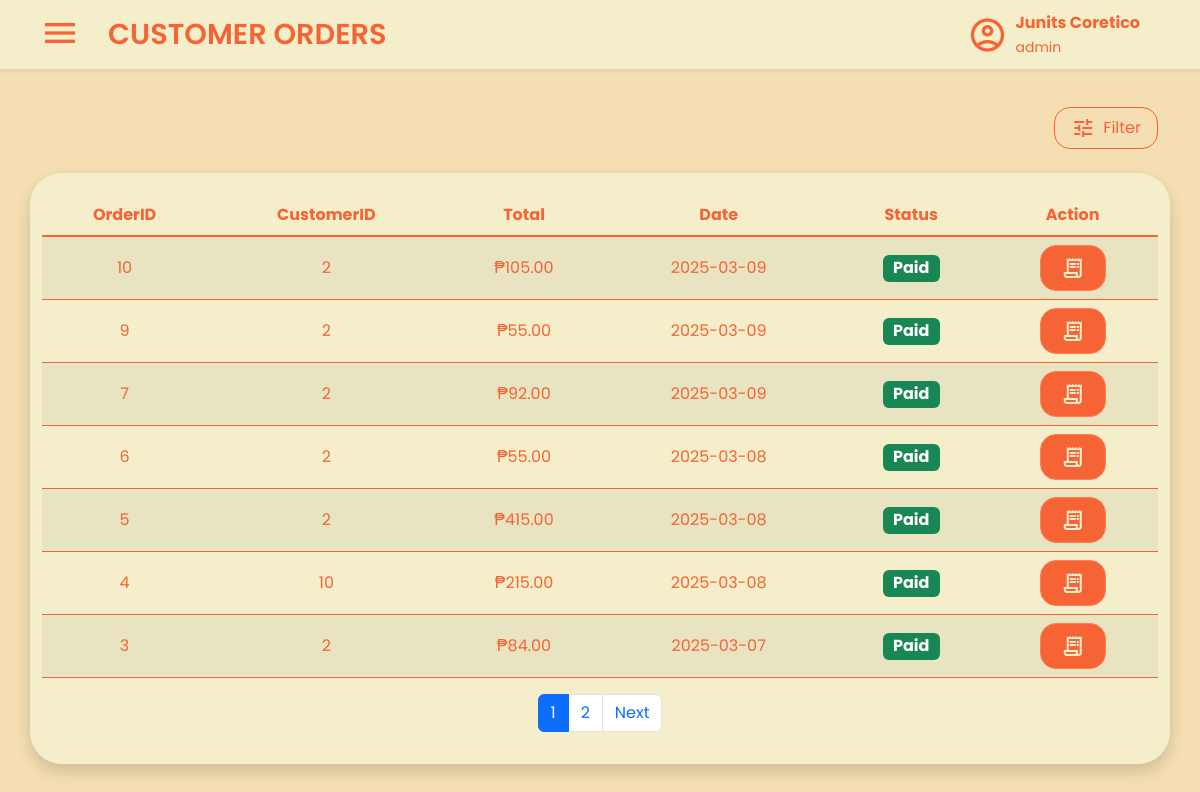
Screenshot of /views/orders.php (signed in) with the database file from the repository.
### tables this page shows
CREATE TABLE IF NOT EXISTS `orders` (
  `OrderID` int(11) NOT NULL AUTO_INCREMENT,
  `CustomerID` int(11) DEFAULT NULL,
  `Date` datetime NOT NULL,
  `Total` decimal(10,2) NOT NULL,
  `Status` char(5) NOT NULL,
  `Delivery` int(11) DEFAULT NULL,
  `Created_At` datetime NOT NULL DEFAULT current_timestamp(),
  `Created_By` int(11) NOT NULL,
  `Updated_At` datetime NOT NULL DEFAULT current_timestamp() ON UPDATE current_timestamp(),
  `Updated_By` int(11) NOT NULL,
  PRIMARY KEY (`OrderID`),
  KEY `CustomerID` (`CustomerID`),
  KEY `Created_By` (`Created_By`),
  KEY `Updated_By` (`Updated_By`)
);

### views/orders.php (the view, shortened to what this page needs)
<?php
include '../database/database.php';
$records_per_page = 7;
$page = isset($_GET['page']) && is_numeric($_GET['page']) ? $_GET['page'] : 1;
$offset = ($page - 1) * $records_per_page;
$total_query = "SELECT COUNT(*) AS total FROM Orders";
$total_result = $conn->query($total_query);
$total_row = $total_result->fetch_assoc();
$total_records = $total_row['total'];
$total_pages = ceil($total_records / $records_per_page);
$stmt = $conn->prepare("SELECT OrderID, CustomerID, Date, Status, Total
                        FROM Orders
                        ORDER BY Date DESC
                        LIMIT ? OFFSET ?");
$stmt->bind_param("ii", $records_per_page, $offset);
$stmt->execute();
$result = $stmt->get_result();
?>
<!DOCTYPE html>
<html lang="en">
<head>
  <link rel="stylesheet" href="../statics/products-style.css" />
  <link rel="stylesheet" href="../statics/style.css" />
  <link rel="stylesheet" href="../statics/css/bootstrap.min.css" />
</head>
<body class="main">
  <nav class="navbar bg-body-tertiary fixed-top shadow-sm">
    <div class="container-fluid">
      <div class="d-flex align-items-center">
        <button
          class="navbar-toggler mx-3 border-0 shadow-none"
          type="button"
          data-bs-toggle="offcanvas"
          data-bs-target="#offcanvasNavbar"
          aria-controls="offcanvasNavbar"
          aria-label="Toggle navigation">
          <span class="material-icons-outlined navbar-icon"> menu </span>
        </button>
        <a class="navbar-brand fw-semibold" href="orders.php">CUSTOMER ORDERS</a>
      </div>
      <div class="d-flex align-items-center me-5 ms-auto">
        <span class="material-icons-outlined me-2 fs-1">account_circle</span>
        <div>
          <p class="fw-bold mb-0">
            <?php echo htmlspecialchars($_SESSION['first_name'] . ' ' . $_SESSION['last_name']); ?>
          </p>
          <small class="mt-0">
            <?php echo htmlspecialchars($_SESSION['role']); ?>
          </small>
        </div>
      </div>
    </div>
  </nav>
  <div class="container mt-4 pt-5">
    <div class="row align-items-center justify-content-end">
      <div class="col-md-auto d-flex gap-2">
        <button
          class="btn btn-outline-secondary d-flex align-items-center gap-2 rounded-4 py-2 px-3">
          <span class="material-icons-outlined">tune</span>
          <span>Filter</span>
      </div>
      <div class="container-fluid mt-4 rounded-5 shadow">
        <div class="table-responsive mb-3">
          <table class="table table-striped rounded-3">
            <thead>
              <tr>
                <th class="text-center">OrderID</th>
                <th class="text-center">CustomerID</th>
                <th class="text-center">Total</th>
                <th class="text-center">Date</th>
                <th class="text-center">Status</th>
                <th class="text-center">Action</th>
              </tr>
            </thead>
            <tbody class="table-group-divider">
              <?php
              if ($result->num_rows > 0) {
                while ($row = $result->fetch_assoc()) {
                  echo "<tr>";
                  echo "<td class='align-middle text-center'>{$row['OrderID']}</td>";
                  echo "<td class='align-middle text-center'>{$row['CustomerID']}</td>";
                  echo "<td class='align-middle text-center'>₱" . number_format($row['Total'], 2) . "</td>";
                  echo "<td class='align-middle text-center'>" . date("Y-m-d", strtotime($row['Date'])) . "</td>";
                  $status = $row['Status'];
                  $badgeClass = ($status == 'Paid') ? 'text-bg-success' : (($status == 'Pending') ? 'text-bg-warning' : 'text-bg-danger');
                  echo "<td class='align-middle text-center'><span class='badge $badgeClass fs-6'>{$status}</span></td>";
                  echo "<td class='align-middle text-center'>
                    <button
                    class='btn add-product-button btn-primary rounded-4 d-block mx-auto d-flex align-items-center justify-content-center preview-order'
                    data-id='{$row['OrderID']}'
                    >
                        <span class='material-icons-outlined'>receipt_long</span>
                    </button>
                  </td>";
                  echo "</tr>";
                }
              } else {
                echo "<tr><td colspan='6' class='text-center text-muted py-3'>There's no order yet.</td></tr>";
              }
              ?>
            </tbody>
          </table>
          <nav>
            <ul class="pagination justify-content-center">
              <?php for ($i = 1; $i <= $total_pages; $i++): ?>
                <li class="page-item <?php echo ($i == $page) ? 'active' : ''; ?>">
                  <a class="page-link" href="?page=<?php echo $i; ?>"><?php echo $i; ?></a>
                </li>
              <?php endfor; ?>
              <?php if ($page < $total_pages): ?>
                <li class="page-item">
                  <a class="page-link" href="?page=<?php echo $page + 1; ?>">Next</a>
                </li>
              <?php endif; ?>
            </ul>
          </nav>
        </div>
      </div>
    </div>
  </div>
</body>
</html>

### statics/products-style.css (style rules this page uses)
:root { --color-1: #f66435; --color-2: #f4efca; --color-3: #f5deb3; --color-4: #ff7f50; --color-5: #d49066; }
body { padding-top: 35px; }
.container { padding-top: 2.5em !important; }
.container-fluid { background-color: var(--color-2) !important; }
.btn.add-product-button { background-color: var(--color-1) !important; border-color: var(--color-4) !important; color: var(--color-2) !important; font-weight: 600; padding: 10px 20px; transition: all 0.3s ease-in-out !important; }
.btn-outline-secondary { color: var(--color-1) !important; border-color: var(--color-1) !important; font-weight: 600; padding: 10px 20px; transition: all 0.3s ease-in-out !important; }
.table { background-color: #f4efca !important; color: #f66435 !important; margin-top: 2%; border-color: var(--color-1) !important; border-radius: 3px; }
.table th, .table td { background-color: #f4efca !important; color: #f66435 !important; border-color: var(--color-1) !important; }
.table thead th { background-color: #f4efca !important; color: #f66435 !important; border-color: var(--color-1) !important; }
.table tbody tr { background-color: #f4efca !important; border-color: var(--color-1) !important; }
.table td:last-child { text-align: center !important; }
.table th:last-child { text-align: center !important; }

### statics/style.css (style rules this page uses)
:root { --color-1: #f66435; --color-2: #f4efca; --color-3: #f5deb3; --color-4: #ff7f50; --color-5: #d49066; --color-1-rgb: 246, 100, 53; }
* { font-family: "Poppins", sans-serif; }
.main { background-color: var(--color-3); }
p { color: var(--color-1); }
.btn-primary { background-color: #ff5733; border-color: #d43f00; color: white; padding: 12px 20px; border-radius: 8px; transition: background-color 0.3s ease, transform 0.2s ease; }
nav.navbar { background-color: var(--color-2) !important; color: var(--color-1) !important; }
.navbar-brand { font-size: 1.8em !important; color: var(--color-1) !important; }
.navbar .navbar-toggler .navbar-icon { color: var(--color-1) !important; font-size: 2em; }

### rows the page displays
orders: OrderID "10", CustomerID "2", Total "105.00", Date "2025-03-09", Status "Paid"
orders: OrderID "9", CustomerID "2", Total "55.00", Date "2025-03-09", Status "Paid"
orders: OrderID "7", CustomerID "2", Total "92.00", Date "2025-03-09", Status "Paid"
orders: OrderID "6", CustomerID "2", Total "55.00", Date "2025-03-08", Status "Paid"
orders: OrderID "5", CustomerID "2", Total "415.00", Date "2025-03-08", Status "Paid"
orders: OrderID "4", CustomerID "10", Total "215.00", Date "2025-03-08", Status "Paid"
orders: OrderID "3", CustomerID "2", Total "84.00", Date "2025-03-07", Status "Paid"

### other values shown
$_SESSION['first_name'] . ' ' . $_SESSION['last_name'] "Junits Coretico"
$_SESSION['role'] "admin"
